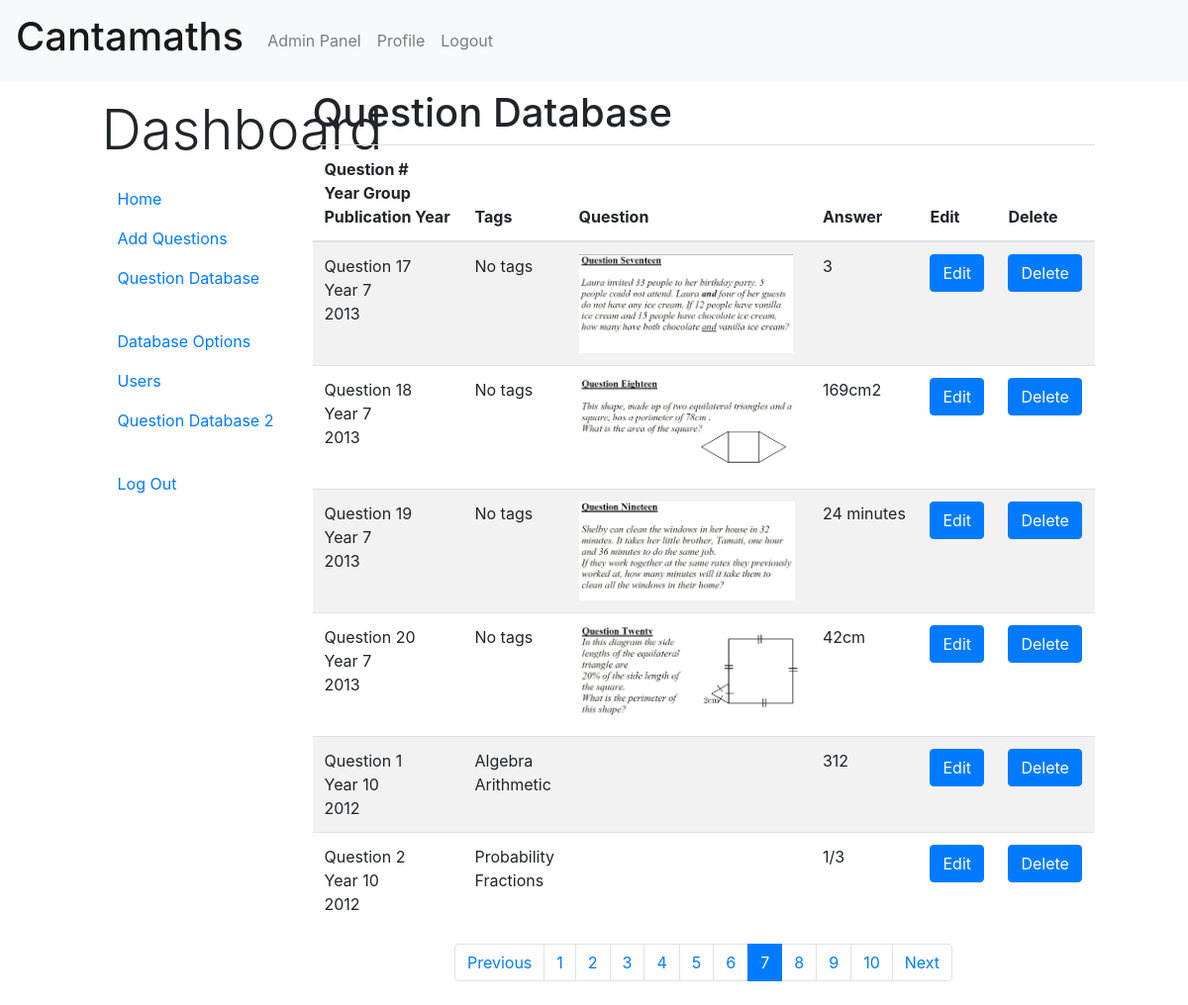
Screenshot of /website/index.php?page=adminpanel&tab=questiondb&qpage=7 (signed in) with the database file from the repository.
### tables this page shows
CREATE TABLE `question` (
  `questionID` int(10) NOT NULL,
  `qnumber` int(2) NOT NULL,
  `filename` varchar(1500) NOT NULL,
  `answer` varchar(200) NOT NULL,
  `levelID` int(2) NOT NULL,
  `yearID` int(3) NOT NULL
);

CREATE TABLE `level` (
  `levelID` int(2) NOT NULL,
  `levelname` int(2) NOT NULL
);

CREATE TABLE `year` (
  `yearID` int(3) NOT NULL,
  `yearname` int(5) NOT NULL
);

### website/questiondb.php (the view, shortened to what this page needs)
<?php
$number_sql = "SELECT * FROM question";
$number_qry = mysqli_query($dbconnect, $number_sql);
$number_of_q = mysqli_num_rows($number_qry);
$results_per_page = 6;
$number_of_pages = ceil($number_of_q/$results_per_page);
if (!isset($_GET['qpage'])) {
  $qpage = 1;
} else {
  $qpage = $_GET['qpage'];
}
$page_first_result = ($qpage - 1) * $results_per_page;
$question_sql = "SELECT * FROM question
                INNER JOIN year ON question.yearid = year.yearID
                INNER JOIN level ON question.levelID = level.levelID
                ORDER BY yearname DESC, levelname ASC, qnumber ASC
                LIMIT $page_first_result , $results_per_page ";
$question_qry = mysqli_query($dbconnect, $question_sql);
 ?>
<h1>Question Database</h1>
<table class="table table-striped">
  <thead>
    <tr>
      <th scope="col">
        Question #<br>
        Year Group<br>
        Publication Year
      </th>
      <th>Tags</th>
      <th>Question</th>
      <th>Answer</th>
      <th>Edit</th>
      <th>Delete</th>
    </tr>
  </thead>
  <tbody>
    <?php
    if(mysqli_num_rows($question_qry) == 0) {
      echo "<p class='display-2 text-center p-5'>No Questions in Database</p>";
    } else {
      $question_aa = mysqli_fetch_assoc($question_qry);
        do {
            $questionID = $question_aa["questionID"];
            $question_year = $question_aa["yearname"];
            $question_level = $question_aa["levelname"];
            $qnumber = $question_aa["qnumber"];
            $filename = $question_aa["filename"];
            $answer = $question_aa["answer"];
            ?>
            <tr>
              <td>
                Question <?php echo "$qnumber";?><br>
                Year <?php echo "$question_level";?><br>
                <?php echo "$question_year";?>
              </td>
              <td>
              <?php
                  $taglist = array();
                  $questiontag_sql = "SELECT * FROM questiontag JOIN tag ON questiontag.tagID = tag.tagID  WHERE questionID = $questionID";
                  $questiontag_qry = mysqli_query($dbconnect, $questiontag_sql);
                  if(mysqli_num_rows($questiontag_qry) == 0) {
                    echo "No tags";
                  } else {
                    $questiontag_aa = mysqli_fetch_assoc($questiontag_qry);
                      do {
                        $tagID = $questiontag_aa['tagID'];
                        $name = $questiontag_aa['tagname'];
                        $single_tag = array("$tagID", "$name");
                        array_push($taglist, $single_tag);
                      } while ($questiontag_aa = mysqli_fetch_assoc($questiontag_qry));
                      if(count($taglist) == 0) {
                        echo "No tags for this question";
                      } else {
                        foreach ($taglist as $tag) {
                          echo "$tag[1]<br>";
                        }
                      }
                    }
               ?>
              </td>
              <td><img style='height:100px' <?php echo"src='questions/$filename'"?> alt=''></td>
              <td><?php echo"$answer"; ?></td>
              <td>
                <button type='button' class='btn btn-primary' data-toggle='modal' <?php echo"data-target='#editquestion_$qnumber'";?>>
                  Edit
                </button>
              </td>
              <td>
                <button type='button' class='btn btn-primary' data-toggle='modal' <?php echo"data-target='#deletequestion_$qnumber'";?>>
                  Delete
                </button>
              </td>
            </tr>
        <?php
          } while ($question_aa = mysqli_fetch_assoc($question_qry));
        };
        ?>
  </tbody>
</table>
<nav aria-label="Page navigation mt-5">
    <ul class="pagination justify-content-center">
        <li class="page-item <?php if($qpage <= 1){ echo 'disabled'; } ?>">
          <?php $prev = ($qpage - 1) ?>
            <a class="page-link"
                href="
            <?php
              if($qpage <= 1){
                echo '#';
              } else {
                echo "index.php?page=adminpanel&tab=questiondb&qpage=$prev";
              } ?>
              ">Previous</a>
        </li>
        <?php for($i = 1; $i <= $number_of_pages; $i++ ): ?>
        <li class="page-item <?php if($qpage == $i) {echo 'active'; } ?>">
            <a class="page-link" href="index.php?page=adminpanel&tab=questiondb&qpage=<?= $i; ?>"> <?= $i; ?> </a>
        </li>
        <?php endfor; ?>
        <li class="page-item <?php if($qpage >= $number_of_pages) { echo 'disabled'; } ?>">
            <a class="page-link"
              <?php $next = ($qpage + 1) ?>
                href="
              <?php
                if($page >= $number_of_pages){
                  echo '#';
                } else {
                  echo "index.php?page=adminpanel&tab=questiondb&qpage=$next";
                } ?>
                ">Next</a>
        </li>
    </ul>
</nav>

### rows the page displays
question: qnumber "17", levelID.levelname "7", yearID.yearname "2013", shows "No tags", filename (picture), answer "3"
question: qnumber "18", levelID.levelname "7", yearID.yearname "2013", shows "No tags", filename (picture), answer "169cm2"
question: qnumber "19", levelID.levelname "7", yearID.yearname "2013", shows "No tags", filename (picture), answer "24 minutes"
question: qnumber "20", levelID.levelname "7", yearID.yearname "2013", shows "No tags", filename (picture), answer "42cm"
question: qnumber "1", levelID.levelname "10", yearID.yearname "2012", tag "Algebra", tag "Arithmetic", answer "312"
question: qnumber "2", levelID.levelname "10", yearID.yearname "2012", tag "Probability", tag "Fractions", answer "1/3"
